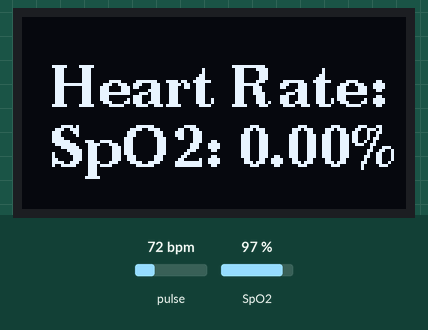
Bench run of a sketch on a simulated Arduino Uno, built with avr-gcc and run on an emulated ATmega328P. On the bench: 128×64 one-colour display. The test bench sets the inputs (shaded band); at power-on: SpO2 97 %, pulse 72 bpm. What the sketch prints to the serial monitor is not drawn.

Above: at 1.7 s.
1.8 s: SpO2 set to 80 %
At 4.3 s:
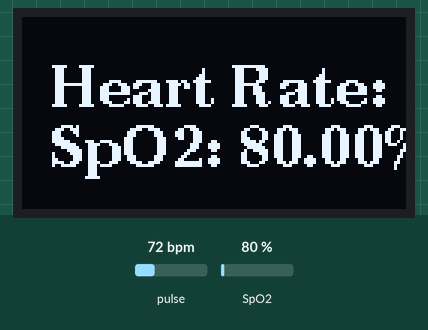
4.6 s: SpO2 set to 85 %
At 5.8 s:
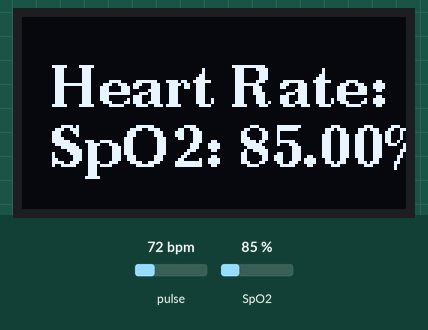
6.6 s: SpO2 set to 90 %
At 7.5 s:
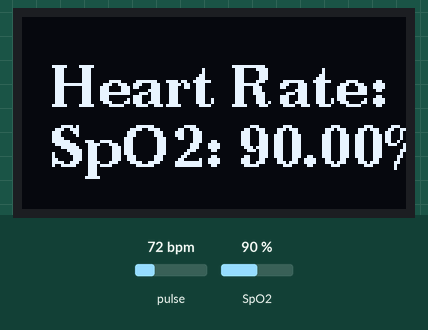
Timing chart, 0 to 9.6 s (numbered marks = the images above; inputs shaded):
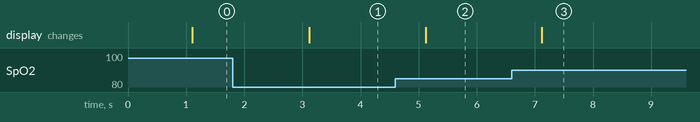

The sketch:

sketch_dec30a.ino
```cpp
#include <Wire.h>
#include "MAX30100_PulseOximeter.h"
#include <U8g2lib.h>

#define REPORTING_PERIOD_MS 1000

PulseOximeter pox;

U8G2_SSD1306_128X64_NONAME_F_HW_I2C u8g2(U8G2_R0, /* reset=*/ U8X8_PIN_NONE);

void setup() {
  Serial.begin(115200);

  // Initialize the PulseOximeter
  if (!pox.begin()) {
    Serial.println("Could not find MAX30100. Please check wiring/power.");
    while (1);
  }

  pox.setIRLedCurrent(MAX30100_LED_CURR_7_6MA); // Set the LED current to 7.6mA (adjust as needed)

  // Initialize the display
  u8g2.begin();
}

void loop() {
  static uint32_t lastReportTime = 0;

  // Make sure to call update on each loop
  pox.update();

  if (millis() - lastReportTime > REPORTING_PERIOD_MS) {
    lastReportTime = millis();

    // Print heart rate and SpO2 to the serial monitor
    Serial.print("Heart rate: ");
    Serial.print(pox.getHeartRate());
    Serial.print(" bpm / SpO2: ");
    Serial.print(pox.getSpO2());
    Serial.println("%");

    // Display heart rate and SpO2 on OLED screen
    displayData(pox.getHeartRate(), pox.getSpO2());
  }
}

void displayData(float heartRate, float spo2) {
  // Clear the display
  u8g2.clearBuffer();

  // Set font and position for displaying data
  u8g2.setFont(u8g2_font_ncenB14_tr);
  u8g2.setCursor(10, 30);

  // Display heart rate and SpO2
  u8g2.print("Heart Rate: ");
  u8g2.print(heartRate);
  u8g2.print(" bpm");

  u8g2.setCursor(10, 50);
  u8g2.print("SpO2: ");
  u8g2.print(spo2);
  u8g2.print("%");

  // Send the buffer to the display
  u8g2.sendBuffer();
}
```

Measured:
- after the input at 1.8 s, the display: changes after 1.3 s (image 1)
- after the input at 4.6 s, the display: changes after 0.52 s (image 2)
- after the input at 6.6 s, the display: changes after 0.52 s (image 3)
